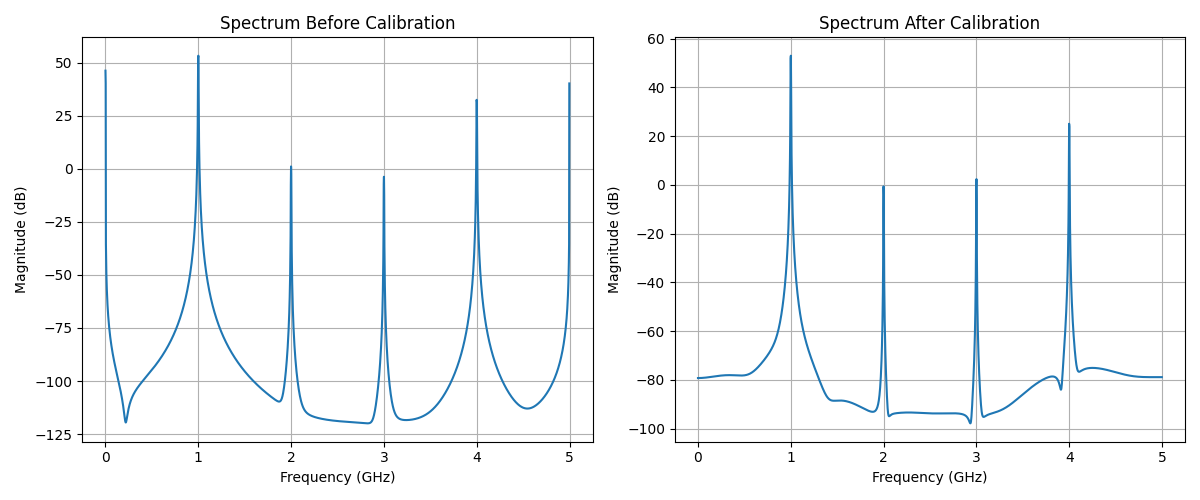

Recreate this plot in Python.
import numpy as np
import matplotlib.pyplot as plt
from scipy import signal
from scipy.fft import fft, fftfreq

def rc_filter(x, tau, Ts):
    a = np.exp(-Ts / tau)
    b = 1 - a
    y = signal.lfilter([b], [1, -a], x)
    return y

def fractional_delay(x, frac_delay):
    n = np.arange(len(x))
    n_shifted = n - frac_delay
    x_delayed = np.interp(n_shifted, n, x, left=x[0], right=x[-1])
    return x_delayed

def compute_sndr(x, fs, f_sig):
    N = len(x)
    window = np.hanning(N)
    xw = x * window
    X = fft(xw)
    X = X[:N//2]  
    X_mag = np.abs(X)**2
    freqs = fftfreq(N, 1/fs)[:N//2]

    idx = np.argmin(np.abs(freqs - f_sig))
    signal_power = X_mag[idx]
    noise_power = np.sum(X_mag) - signal_power
    sndr = 10 * np.log10(signal_power / noise_power)
    return sndr, freqs, X_mag
fs_total = 10e9              
Ts_total = 1 / fs_total      
N_total = 4096               
t_total = np.arange(N_total) * Ts_total  
fs_channel = fs_total / 2   
Ts_channel = 1 / fs_channel
f_in = 1e9
A_in = 0.5
x_cont = A_in * np.sin(2 * np.pi * f_in * t_total)
tau_A = 10e-12             
t_A = t_total[0::2]
x_A_samples = A_in * np.sin(2 * np.pi * f_in * t_A)
chanA = rc_filter(x_A_samples, tau_A, Ts_channel)
tau_B = 40e-12             
dt_error = 30e-12          
offset_error = 0.2         
t_B = t_total[1::2] + dt_error
x_B_samples = A_in * np.sin(2 * np.pi * f_in * t_B)
chanB = rc_filter(x_B_samples, tau_B, Ts_channel)
chanB = chanB + offset_error
adc_pre = np.empty(N_total)
adc_pre[0::2] = chanA
adc_pre[1::2] = chanB
LSB = 1 / 128.0
adc_pre_quant = np.round(adc_pre / LSB) * LSB
sndr_pre, freqs_pre, Xmag_pre = compute_sndr(adc_pre_quant, fs_total, f_in)
print(f"SNDR before calibration: {sndr_pre:.2f} dB")

offset_est = np.mean(chanB)  
chanB_cal = chanB - offset_est
frac_delay = dt_error / Ts_channel  
chanB_cal = fractional_delay(chanB_cal, frac_delay)
num_taps = 21
f_grid = np.linspace(0, fs_channel/2, 512)
H_A = 1 / (1 + 1j * 2 * np.pi * f_grid * tau_A)
H_B = 1 / (1 + 1j * 2 * np.pi * f_grid * tau_B)
H_eq_desired = np.abs(H_A / H_B)
f_norm = f_grid / (fs_channel/2)
eq_filter = signal.firwin2(num_taps, f_norm, H_eq_desired)
chanB_cal_eq = signal.lfilter(eq_filter, [1.0], chanB_cal)
adc_post = np.empty(N_total)
adc_post[0::2] = chanA
adc_post[1::2] = chanB_cal_eq
adc_post_quant = np.round(adc_post / LSB) * LSB
sndr_post, freqs_post, Xmag_post = compute_sndr(adc_post_quant, fs_total, f_in)
print(f"SNDR after calibration: {sndr_post:.2f} dB")
plt.figure(figsize=(12, 5))
plt.subplot(1, 2, 1)
plt.plot(freqs_pre/1e9, 10*np.log10(Xmag_pre+1e-12))
plt.title('Spectrum Before Calibration')
plt.xlabel('Frequency (GHz)')
plt.ylabel('Magnitude (dB)')
plt.grid(True)
plt.subplot(1, 2, 2)
plt.plot(freqs_post/1e9, 10*np.log10(Xmag_post+1e-12))
plt.title('Spectrum After Calibration')
plt.xlabel('Frequency (GHz)')
plt.ylabel('Magnitude (dB)')
plt.grid(True)
plt.tight_layout()
plt.show()
plt.figure(figsize=(10, 4))
plt.plot(t_total*1e9, adc_pre_quant, 'o-', label='Pre-calibration')
plt.plot(t_total*1e9, adc_post_quant, 'o-', label='Post-calibration')
plt.title('TI-ADC Output Waveforms')
plt.xlabel('Time (ns)')
plt.ylabel('Amplitude (V)')
plt.legend()
plt.grid(True)
plt.show()
